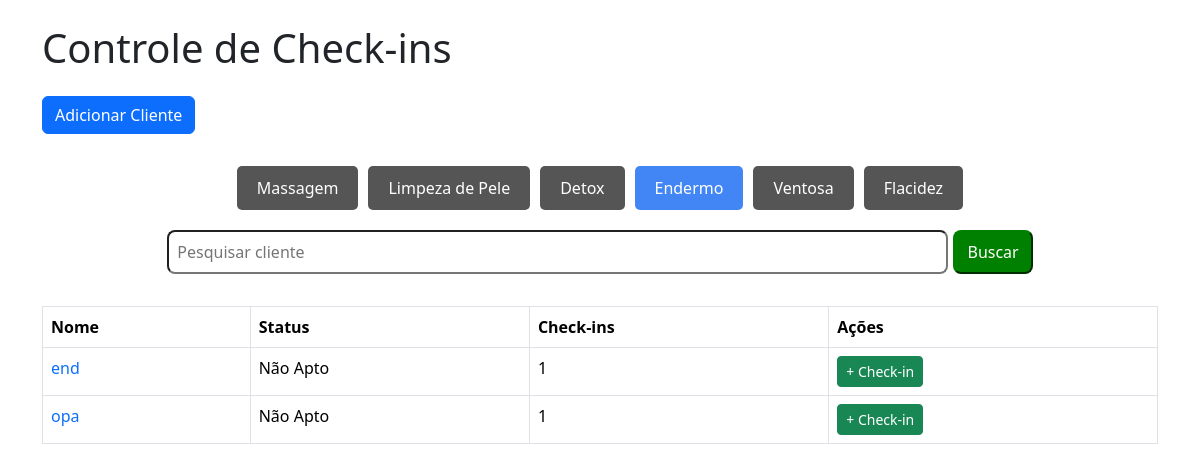
The app's page /endermo, older data.
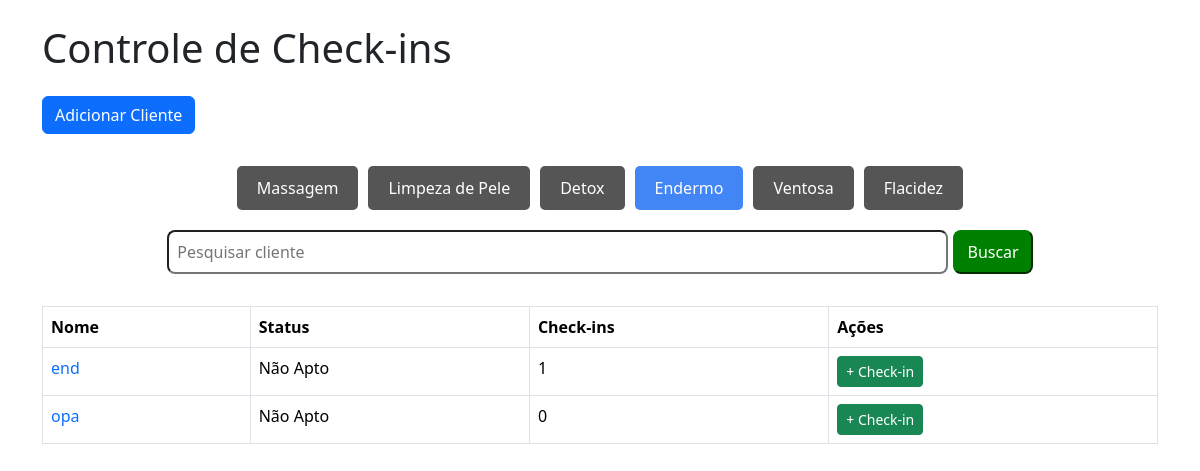
The same page, newer data.
### tables this page shows
CREATE TABLE cliente_endermo (
        id INTEGER PRIMARY KEY AUTOINCREMENT,
        nome TEXT NOT NULL,
        status BOOLEAN DEFAULT FALSE,
        checkins INTEGER DEFAULT 0
    );

### app/views/endermo.py (the view)
@app.route("/endermo")
def homepage_endermo():
    conn = get_db_connection()
    cliente_endermo = conn.execute('SELECT * FROM cliente_endermo ORDER BY nome ASC').fetchall()
    conn.close()
    return render_template('endermo/endermo.html', cliente_endermo=cliente_endermo)

### app/model/model.py (called while the page is built)
def get_db_connection():
    conn = sqlite3.connect('checkins.db')
    conn.row_factory = sqlite3.Row
    return conn

### app/templates/endermo/endermo.html (shortened to what this page needs)
<!DOCTYPE html>
<html lang="pt-br">
<head>
    <link href="https://cdn.jsdelivr.net/npm/bootstrap@5.3.2/dist/css/bootstrap.min.css" rel="stylesheet">
    <link rel="stylesheet" href="{{url_for('static', filename='css/style.css')}}">
    <link rel="stylesheet" href="{{url_for('static', filename='css/modal.css')}}">
</head>
<body>
    <div class="container">
        <h1 class="mb-4">
            Controle de Check-ins
        </h1>
        <button class="btn btn-primary" id="openModal">Adicionar Cliente</button>
        <div class="nav">
            <a href="/" >Massagem</a>
            <a href="/limpeza">Limpeza de Pele</a>
            <a href="/detox">Detox</a>
            <a href="/endermo" class="active">Endermo</a>
            <a href="/ventosa">Ventosa</a>
            <a href="/flacidez">Flacidez</a>
        </div>
        <form action="/busca_endermo" method="POST" class='form-busca'>
            <input class="input-busca" type="text" name="termo" placeholder="Pesquisar cliente" value="{{ termo }}">
            <button class="button-busca" type="submit">Buscar</button>
        </form>
        {% if resultados %}
            <table class="table table-bordered">
            <thead>
                <tr>
                <th>Nome</th>
                <th>Status</th>
                <th>Check-ins</th>
                <th>Ações</th>
                </tr>
            </thead>
            <tbody>
                {% for cliente in resultados %}
                <tr>
                <td><a href="/clienteendermo/{{cliente.id}}">{{ cliente.nome }}</a></td>
                {% if cliente.status %}
                    <td><a class="agendar" href="https://app.tecnofit.com.br/ng/calendar/week" target="_blank">Agendar</a></td>
                {% else %}
                    <td>Não Apto</td>
                {% endif %}
                <td>{{ cliente.checkins }}</td>
                <td>
                    <a href="/checkinendermo/{{ cliente.id }}" class="btn btn-success btn-sm">+ Check-in</a>
                </td>
                </tr>
                {% endfor %}
            </tbody>
        </table>
        {% else %}
        <table class="table table-bordered">
            <thead>
                <tr>
                <th>Nome</th>
                <th>Status</th>
                <th>Check-ins</th>
                <th>Ações</th>
                </tr>
            </thead>
            <tbody>
                {% for cliente in cliente_endermo %}
                <tr>
                <td><a href="/clienteendermo/{{cliente.id}}">{{ cliente.nome }}</a></td>
                {% if cliente.status %}
                    <td><a class="agendar" href="https://app.tecnofit.com.br/ng/calendar/week" target="_blank">Agendar</a></td>
                {% else %}
                    <td>Não Apto</td>
                {% endif %}
                <td>{{ cliente.checkins }}</td>
                <td>
                    <a href="/checkinendermo/{{ cliente.id }}" class="btn btn-success btn-sm">+ Check-in</a>
                </td>
                </tr>
                {% endfor %}
            </tbody>
        </table>
        {% endif %}
</body>
</html>

Row changes from the older to the newer data that the page shows:
changed cliente_endermo "opa": checkins "1" → "0"
